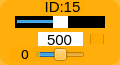
    <widget class="QWidget" name="widget_id15" native="true">
     <property name="geometry">
      <rect>
       <x>745</x>
       <y>160</y>
       <width>120</width>
       <height>65</height>
      </rect>
     </property>
     <property name="maximumSize">
      <size>
       <width>16777161</width>
       <height>16777215</height>
      </size>
     </property>
     <property name="styleSheet">
      <string notr="true">background-color: rgb(255, 170, 0, 200);
border-radius:10px;</string>
     </property>
     <widget class="QLabel" name="label_ID15">
      <property name="geometry">
       <rect>
        <x>40</x>
        <y>1</y>
        <width>45</width>
        <height>12</height>
       </rect>
      </property>
      <property name="minimumSize">
       <size>
        <width>0</width>
        <height>10</height>
       </size>
      </property>
      <property name="font">
       <font>
        <family>Arial</family>
        <pointsize>11</pointsize>
       </font>
      </property>
      <property name="styleSheet">
       <string notr="true">background-color: rgb(255, 255, 255， 0);
border-radius:0px;</string>
      </property>
      <property name="text">
       <string>ID:15</string>
      </property>
      <property name="alignment">
       <set>Qt::AlignCenter</set>
      </property>
     </widget>
     <widget class="QSlider" name="horizontalSlider_pulse_id15">
      <property name="geometry">
       <rect>
        <x>15</x>
        <y>16</y>
        <width>90</width>
        <height>12</height>
       </rect>
      </property>
      <property name="autoFillBackground">
       <bool>false</bool>
      </property>
      <property name="styleSheet">
       <string notr="true">QSlider{
	background: rgb(0, 0, 0);
	border-radius:0px;
}
QSlider::handle {/*设置中间的那个滑动的键*/                           background: rgb(255, 255, 255)}</string>
      </property>
      <property name="minimum">
       <number>0</number>
      </property>
      <property name="maximum">
       <number>1000</number>
      </property>
      <property name="pageStep">
       <number>1</number>
      </property>
      <property name="value">
       <number>500</number>
      </property>
      <property name="orientation">
       <enum>Qt::Horizontal</enum>
      </property>
     </widget>
     <widget class="QSlider" name="horizontalSlider_dev_id15">
      <property name="geometry">
       <rect>
        <x>35</x>
        <y>48</y>
        <width>50</width>
        <height>13</height>
       </rect>
      </property>
      <property name="styleSheet">
       <string notr="true">background-color: rgb(255, 255, 255， 0);</string>
      </property>
      <property name="minimum">
       <number>-125</number>
      </property>
      <property name="maximum">
       <number>125</number>
      </property>
      <property name="pageStep">
       <number>1</number>
      </property>
      <property name="orientation">
       <enum>Qt::Horizontal</enum>
      </property>
     </widget>
     <widget class="QLabel" name="label_id15">
      <property name="geometry">
       <rect>
        <x>10</x>
        <y>47</y>
        <width>30</width>
        <height>15</height>
       </rect>
      </property>
      <property name="minimumSize">
       <size>
        <width>0</width>
        <height>10</height>
       </size>
      </property>
      <property name="font">
       <font>
        <family>DejaVu Sans</family>
        <pointsize>10</pointsize>
       </font>
      </property>
      <property name="styleSheet">
       <string notr="true">background-color: rgb(255, 255, 255， 0);</string>
      </property>
      <property name="text">
       <string>0</string>
      </property>
      <property name="alignment">
       <set>Qt::AlignCenter</set>
      </property>
     </widget>
     <widget class="QLineEdit" name="lineEdit_id15">
      <property name="geometry">
       <rect>
        <x>38</x>
        <y>32</y>
        <width>45</width>
        <height>14</height>
       </rect>
      </property>
      <property name="sizePolicy">
       <sizepolicy hsizetype="Fixed" vsizetype="Fixed">
        <horstretch>0</horstretch>
        <verstretch>0</verstretch>
       </sizepolicy>
      </property>
      <property name="font">
       <font>
        <family>Arial</family>
        <pointsize>11</pointsize>
       </font>
      </property>
      <property name="autoFillBackground">
       <bool>false</bool>
      </property>
      <property name="styleSheet">
       <string notr="true">background-color: rgb(255, 255, 255);
border-radius:0px;</string>
      </property>
      <property name="text">
       <string>500</string>
      </property>
      <property name="maxLength">
       <number>1000</number>
      </property>
      <property name="alignment">
       <set>Qt::AlignCenter</set>
      </property>
      <property name="dragEnabled">
       <bool>false</bool>
      </property>
      <property name="readOnly">
       <bool>false</bool>
      </property>
     </widget>
     <widget class="QCheckBox" name="checkBox_id15">
      <property name="geometry">
       <rect>
        <x>90</x>
        <y>34</y>
        <width>15</width>
        <height>10</height>
       </rect>
      </property>
      <property name="text">
       <string/>
      </property>
     </widget>
    </widget>
